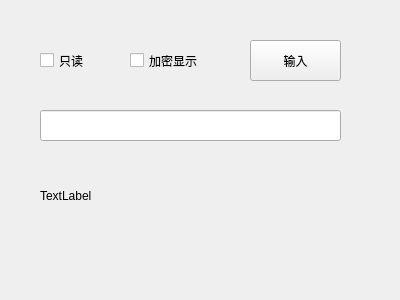
<?xml version="1.0" encoding="UTF-8"?>
<ui version="4.0">
 <class>Widget</class>
 <widget class="QWidget" name="Widget">
  <property name="geometry">
   <rect>
    <x>0</x>
    <y>0</y>
    <width>400</width>
    <height>300</height>
   </rect>
  </property>
  <property name="windowTitle">
   <string>Widget</string>
  </property>
  <widget class="QCheckBox" name="checkBox">
   <property name="geometry">
    <rect>
     <x>40</x>
     <y>50</y>
     <width>71</width>
     <height>21</height>
    </rect>
   </property>
   <property name="text">
    <string>只读</string>
   </property>
  </widget>
  <widget class="QCheckBox" name="checkBox_2">
   <property name="geometry">
    <rect>
     <x>130</x>
     <y>50</y>
     <width>71</width>
     <height>21</height>
    </rect>
   </property>
   <property name="text">
    <string>加密显示</string>
   </property>
  </widget>
  <widget class="QPushButton" name="pushButton">
   <property name="geometry">
    <rect>
     <x>250</x>
     <y>40</y>
     <width>91</width>
     <height>41</height>
    </rect>
   </property>
   <property name="text">
    <string>输入</string>
   </property>
  </widget>
  <widget class="QLineEdit" name="lineEdit">
   <property name="geometry">
    <rect>
     <x>40</x>
     <y>110</y>
     <width>301</width>
     <height>31</height>
    </rect>
   </property>
  </widget>
  <widget class="QLabel" name="label">
   <property name="geometry">
    <rect>
     <x>40</x>
     <y>170</y>
     <width>301</width>
     <height>51</height>
    </rect>
   </property>
   <property name="text">
    <string>TextLabel</string>
   </property>
  </widget>
 </widget>
 <layoutdefault spacing="6" margin="11"/>
 <resources/>
 <connections/>
</ui>
